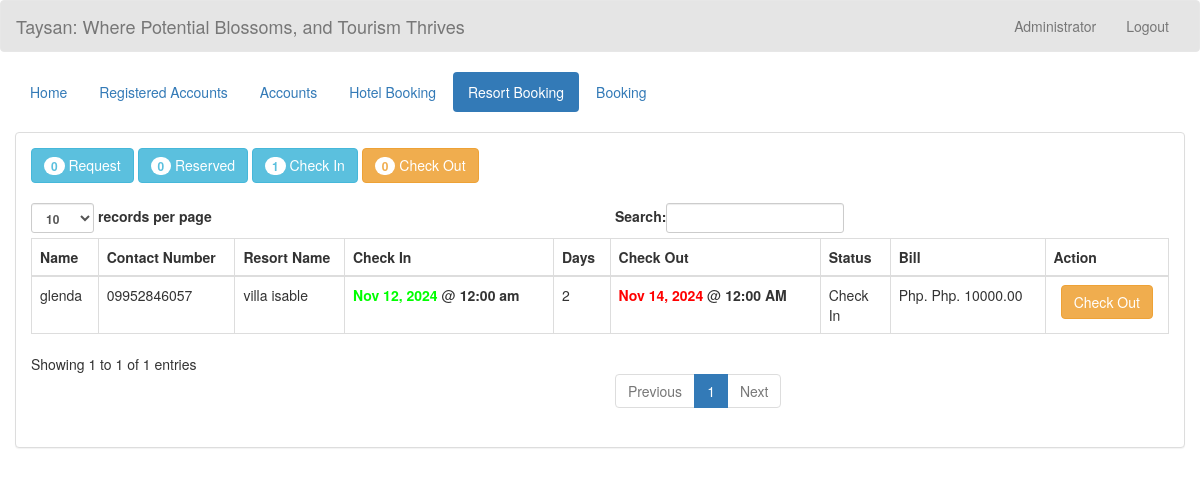
Page /admin/checkin_booking_resort.php (signed in) on the committed database.
### tables this page shows
CREATE TABLE `transactionresort` (
  `transaction_id` int(11) NOT NULL,
  `id` int(11) NOT NULL,
  `guest_id` int(11) NOT NULL,
  `resort_id` int(11) NOT NULL,
  `resort_name` varchar(200) NOT NULL,
  `status` varchar(20) NOT NULL,
  `days` int(3) NOT NULL,
  `checkin` date NOT NULL,
  `checkin_time` time NOT NULL,
  `checkout` date NOT NULL,
  `checkout_time` time NOT NULL,
  `bill` varchar(10) NOT NULL
);

CREATE TABLE `guest` (
  `guest_id` int(11) NOT NULL,
  `name` varchar(50) NOT NULL,
  `address` varchar(50) NOT NULL,
  `contactno` varchar(13) NOT NULL,
  `email` varchar(100) NOT NULL
);

### admin_query/name.php (called while the page is built)
<?php
	require '../connection/connect.php';
	$query = $conn->query("SELECT * FROM `admin` WHERE `admin_id` = '$_SESSION[admin_id]'") or die(mysqli_error());
	$fetch = $query->fetch_array();
	$name = $fetch['name'];
?>

### admin/checkin_booking_resort.php (the view, shortened to what this page needs)
<!DOCTYPE html>
<?php
		require '../admin_query/name.php';
?>
<html lang = "eng">
	<head>
		<link rel = "stylesheet" type = "text/css" href = "../css/bootstrap.css " />
		<link rel = "stylesheet" type = "text/css" href = "../css/style.css" />
	</head>
<body>
	<nav style = "background-color:rgba(0, 0, 0, 0.1);" class = "navbar navbar-default">
		<div  class = "container-fluid">
			<div class = "navbar-header">
			<a class = "navbar-brand" >Taysan: Where Potential Blossoms, and Tourism Thrives</a>
			</div>
			<ul class = "nav navbar-nav pull-right ">
				<li class = "dropdown">
					<a class="dropdown-toggle" data-toggle="dropdown" role="button" aria-haspopup="true" aria-expanded="false"></i> <?php echo $name;?></a>
				</li>
				<li><a href = "index.php">Logout</a></li>
			</ul>
		</div>
	</nav>
	<div class = "container-fluid">
		<ul class = "nav nav-pills">
			<li><a href = "home.php">Home</a></li>
			<li class = ""><a href = "registered_user.php">Registered Accounts</a></li>
			<li><a href = "account.php">Accounts</a></li>
		    <li ><a href = "reserve.php">Hotel Booking</a></li>
			<li class = "active"><a href = "reserve_resort.php">Resort Booking</a></li>
			<li ><a href = "room.php">Booking</a></li>
		</ul>
	</div>
	<br />
	<div class = "container-fluid">
		<div class = "panel panel-default">
			<?php
				$q_p = $conn->query("SELECT COUNT(*) as total FROM `transactionresort` WHERE `status` = 'Pending'") or die(mysqli_error());
				$f_p = $q_p->fetch_array();
				$q_c = $conn->query("SELECT COUNT(*) as total FROM `transactionresort` WHERE `status` = 'Reserved'") or die(mysqli_error());
				$f_c = $q_c->fetch_array();
				$q_ci = $conn->query("SELECT COUNT(*) as total FROM `transactionresort` WHERE `status` = 'Check In'") or die(mysqli_error());
				$f_ci = $q_ci->fetch_array();
				$q_cw = $conn->query("SELECT COUNT(*) as total FROM `transactionresort` WHERE `status` = 'Check Out'") or die(mysqli_error());
				$f_cw = $q_cw->fetch_array();
			?>
			<div class = "panel-body">
				<a class = "btn btn-info" href="reserve_booking_resort.php"><span class = "badge"><?php echo $f_p['total']?></span> Request</a>
				<a class = "btn btn-info" href="reserve1_booking_resort.php"><span class = "badge"><?php echo $f_c['total']?></span> Reserved</a>
				<a class = "btn btn-info" href = "checkin_booking_resort.php"><span class = "badge"><?php echo $f_ci['total']?></span> Check In</a>
				<a class = "btn btn-warning" href = "checkout_booking_resort.php"><span class = "badge"><?php echo $f_cw['total']?></span> Check Out</a>
				<br />
				<br />
				<table id = "table" class = "table table-bordered">
					<thead>
						<tr>
							<th>Name</th>
							<th>Contact Number</th>
							<th>Resort Name</th>
							<th>Check In</th>
							<th>Days</th>
							<th>Check Out</th>
							<th>Status</th>
							<th>Bill</th>
							<th>Action</th>
						</tr>
					</thead>
					<tbody>
						<?php
							$query = $conn->query("SELECT * FROM `transactionresort` NATURAL JOIN `guest` NATURAL JOIN `resort` WHERE `status` = 'Check In'") or die(mysqli_query());
							while($fetch = $query->fetch_array()){
						?>
						<tr>
							<td><?php echo $fetch['name']?></td>
							<td><?php echo $fetch['contactno']?></td>
							<td><?php echo $fetch['resort_name']?></td>
							<td><?php echo "<label style = 'color:#00ff00;'>".date("M d, Y", strtotime($fetch['checkin']))."</label>"." @ "."<label>".date("h:i a", strtotime($fetch['checkin_time']))."</label>"?></td>
							<td><?php echo $fetch['days']?></td>
							<td><?php echo "<label style = 'color:#ff0000;'>".date("M d, Y", strtotime($fetch['checkin']."+".$fetch['days']."DAYS"))."</label>"." @ "."<label>".date("h:i A", strtotime($fetch['checkout_time']))."</label>"?></td>
							<td><?php echo $fetch['status']?></td>
							<td><?php echo "Php. ".$fetch['bill'].".00"?></td>
							<td><center><a class = "btn btn-warning" href = "../admin_query/checkout_query_resort.php?transaction_id=<?php echo $fetch['transaction_id']?>" onclick = "confirmationCheckin(); return false;"></i> Check Out</a></center></td>
						</tr>
						<?php
							}
						?>
					</tbody>
				</table>
			</div>
		</div>
	</div>
</body>
</html>

### rows in the picture
transactionresort: guest.name "glenda", guest.contactno "09952846057", resort_name "villa isable", checkin "Nov 12, 2024", checkin_time "12:00 am", days "2", checkin+days "Nov 14, 2024", checkout_time "12:00 AM", status "Check In", bill "Php. 10000"

### other values in the picture
$name "Administrator"
$f_p['total'] "0"
$f_c['total'] "0"
$f_ci['total'] "1"
$f_cw['total'] "0"
